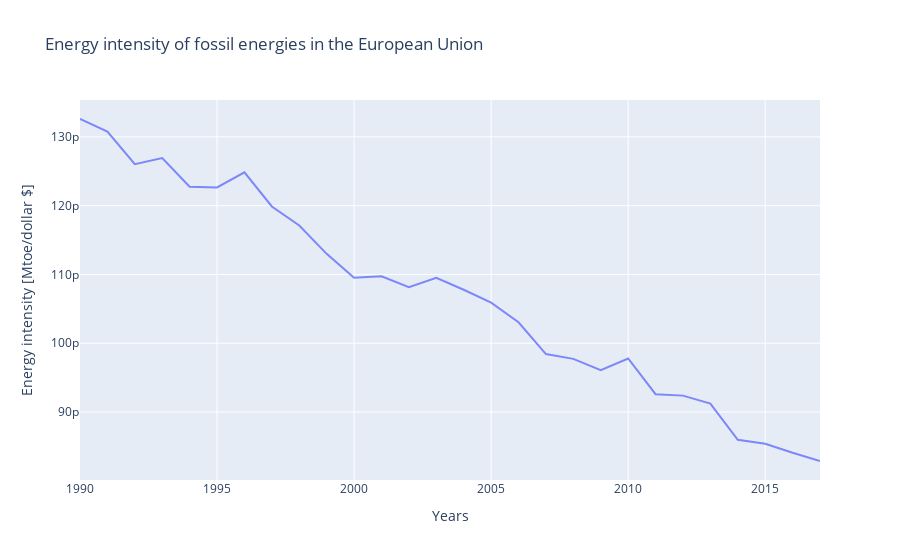

Notebook code cell kept with this figure:
### Code cell
data = [energy_intensity_total]
name_columns = ["Energy intensity"]
title = "Energy intensity of fossil energies in the European Union"
y_title = "Energy intensity [Mtoe/dollar $]"
visualize(data, name_columns, title, y_title, show=True)

### Figure 1 — Plotly figure (JSON) as saved in the notebook; plotly's stock layout.template omitted (floating-point values rounded to 4 significant figures)
{"data": [{"name": "Energy intensity", "opacity": 0.8, "type": "scatter", "x": [1990, 1991, 1992, 1993, 1994, 1995, 1996, 1997, 1998, 1999, 2000, 2001, 2002, 2003, 2004, 2005, 2006, 2007, 2008, 2009, 2010, 2011, 2012, 2013, 2014, 2015, 2016, 2017], "y": [1.326e-10, 1.308e-10, 1.26e-10, 1.269e-10, 1.228e-10, 1.226e-10, 1.248e-10, 1.199e-10, 1.171e-10, 1.13e-10, 1.095e-10, 1.097e-10, 1.081e-10, 1.095e-10, 1.078e-10, 1.059e-10, 1.03e-10, 9.843e-11, 9.772e-11, 9.609e-11, 9.779e-11, 9.26e-11, 9.238e-11, 9.122e-11, 8.596e-11, 8.539e-11, 8.408e-11, 8.288e-11]}], "layout": {"legend": {"orientation": "v"}, "title": {"text": "Energy intensity of fossil energies in the European Union"}, "xaxis": {"title": {"text": "Years"}}, "yaxis": {"title": {"text": "Energy intensity [Mtoe/dollar $]"}}}}
